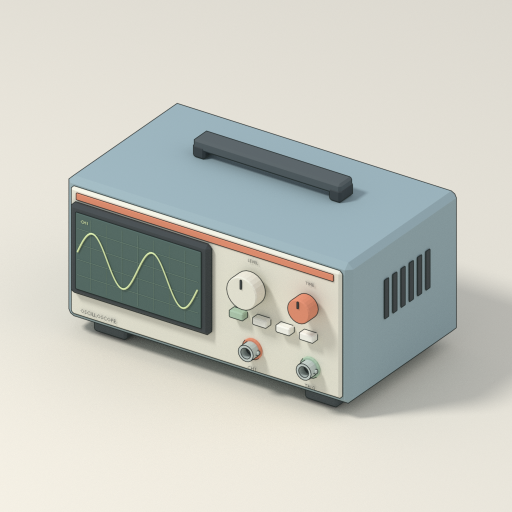
#> input picture generic/oscilloscope/previews/iso.png, 1024 x 1024 px, found by its file name (shown at 1/2 size)
$ python contact_sheet.py
#> lines starting #> are read from the running program, lines starting #| are printed output that depends on the picture
"""Layout unaltered rendered previews as a labeled evidence sheet (no image retouch)."""
from pathlib import Path
import json
from PIL import Image,ImageDraw,ImageFont
R=Path(__file__).resolve().parents[1]; OUT=R/'deliverables'; OUT.mkdir(exist_ok=True)
FONT='/usr/share/fonts/truetype/dejavu/DejaVuSans.ttf'; BOLD='/usr/share/fonts/truetype/dejavu/DejaVuSans-Bold.ttf'
def font(n,bold=False): return ImageFont.truetype(BOLD if bold else FONT,n)
ink=(43,53,52); bg=(241,236,224)
canvas=Image.new('RGB',(1800,1460),bg); d=ImageDraw.Draw(canvas)
#> after `canvas = Image.new('RGB', (1800, 1460), bg)`:
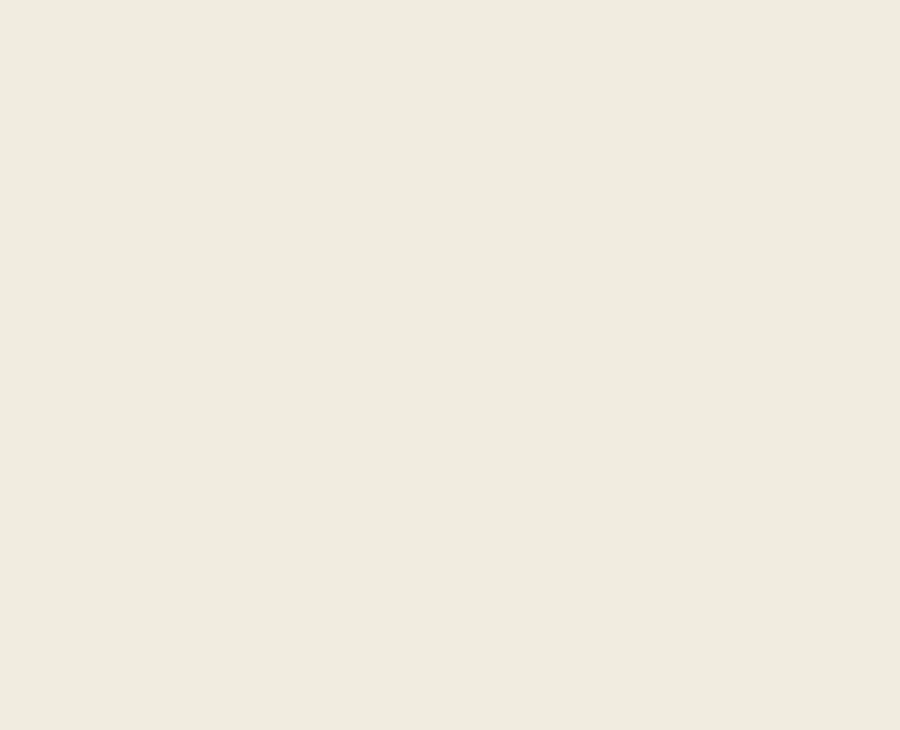
#> canvas: PIL image 1800x1460 RGB (shown at 1/2 size); mean R, G, B 241, 236, 224
d.text((60,38),'FIELD NOTES / 01',fill=ink,font=font(24,True)); d.text((60,78),'Generic hardware practice set',fill=ink,font=font(45,True))
d.text((62,140),'Original 3D assets  /  Blender + GLB  /  CPU-rendered orthographic views',fill=(92,99,93),font=font(21))
def tile(asset,xy,size):
#> called with asset = 'sample-scene', xy = (45, 205), size = 1140
 im=Image.open(R/'generic'/asset/'previews/iso.png').convert('RGB'); im=im.resize((size,size),Image.Resampling.LANCZOS);canvas.paste(im,xy)
#> after `canvas.paste(im, xy)`:
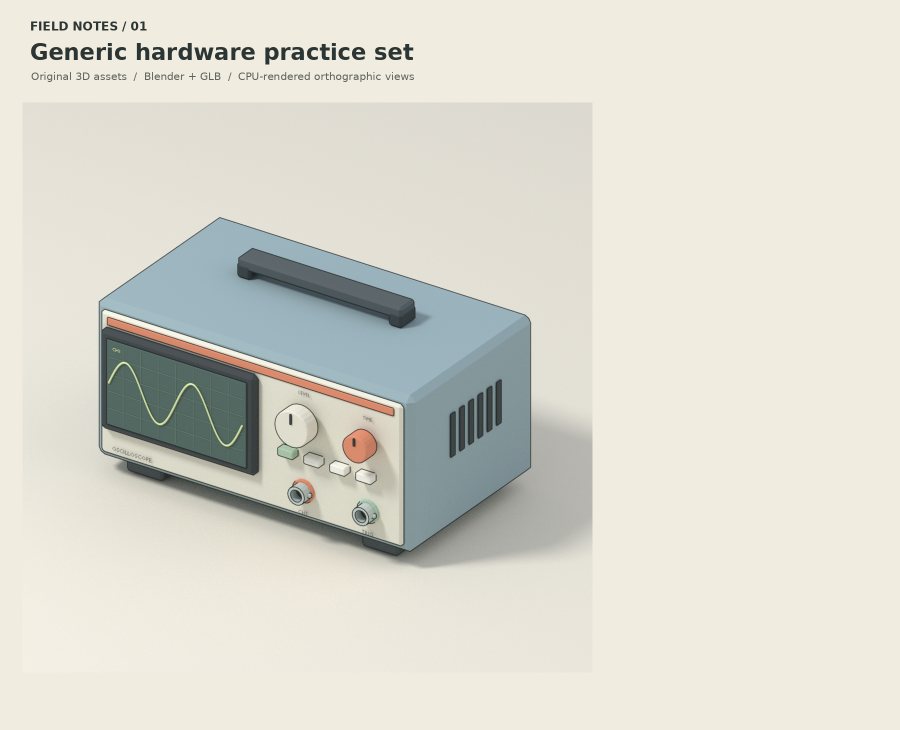
#> canvas: PIL image 1800x1460 RGB (shown at 1/2 size); mean R, G, B 218.6, 217, 207.3
tile('sample-scene',(45,205),1140)
for i,(a,title,subtitle) in enumerate([('oscilloscope','01  OSCILLOSCOPE','0.28 x 0.16 x 0.13 m body'),('trigger-controller','02  PULSE CONTROLLER','0.18 x 0.12 x 0.07 m body'),('signal-cable','03  SIGNAL CABLE','0.60 m centerline / 5 mm diameter')]):
 y=203+i*365;tile(a,(1250,y),310);d.text((1245,y+300),title,fill=ink,font=font(21,True));d.text((1245,y+330),subtitle,fill=(92,99,93),font=font(17))
#> call 2 of tile, with asset = 'oscilloscope', xy = (1250, 203), size = 310
#> in tile (call 2), `im = im.resize((size, size), Image.Resampling.LANCZOS)`:
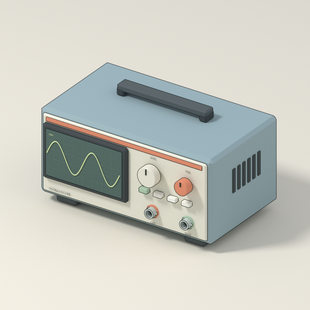
#> im: PIL image 310x310 RGB; mean R, G, B 198, 199.6, 192.1
d.line((60,1354,1740,1354),fill=(188,187,174),width=2)
d.text((60,1380),'Concept geometry only. Loose cable shown unplugged. Compatibility and electrical limits unknown.',fill=ink,font=font(20))
d.text((60,1413),'Freestyle outlines and studio presentation are Blender-only; GLB contains reusable static assets and semantic anchors.',fill=(92,99,93),font=font(17))
canvas.save(OUT/'contact-sheet.png',optimize=True)
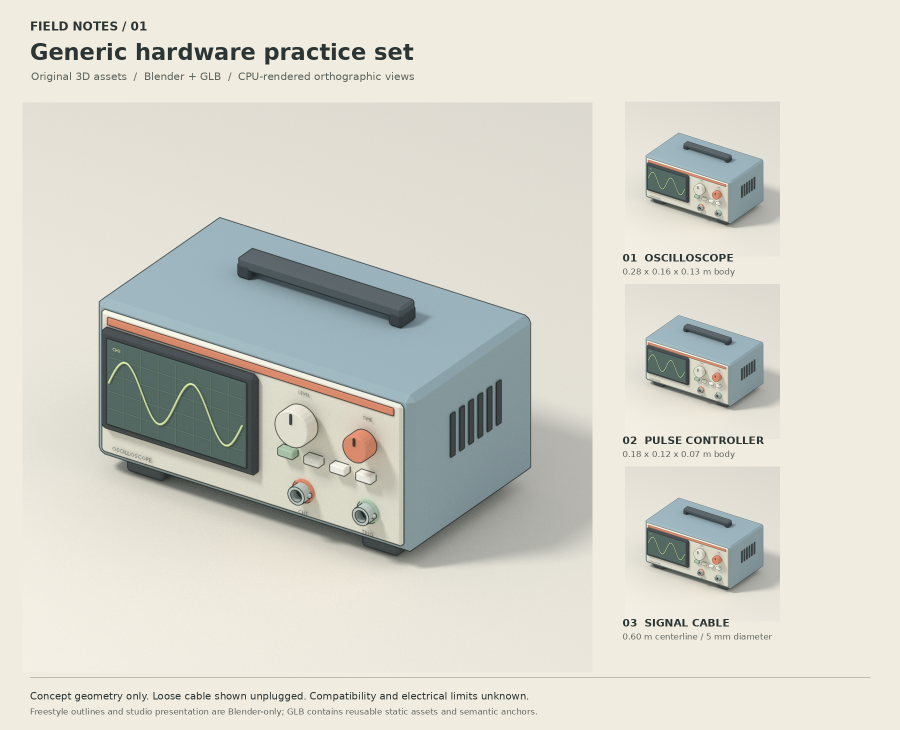
#> saved as contact-sheet.png: PIL image 1800x1460 RGB (shown at 1/2 size); mean R, G, B 212.9, 212.1, 202.9
# Separate 4x8 view grid for diagnostic review, every image is a true rendered file.
assets=['oscilloscope','trigger-controller','signal-cable','sample-scene'];views=['iso','neutral','wireframe','front','rear','left','right','top']
qa=Image.new('RGB',(2240,1310),bg);dq=ImageDraw.Draw(qa)
#> after `qa = Image.new('RGB', (2240, 1310), bg)`:
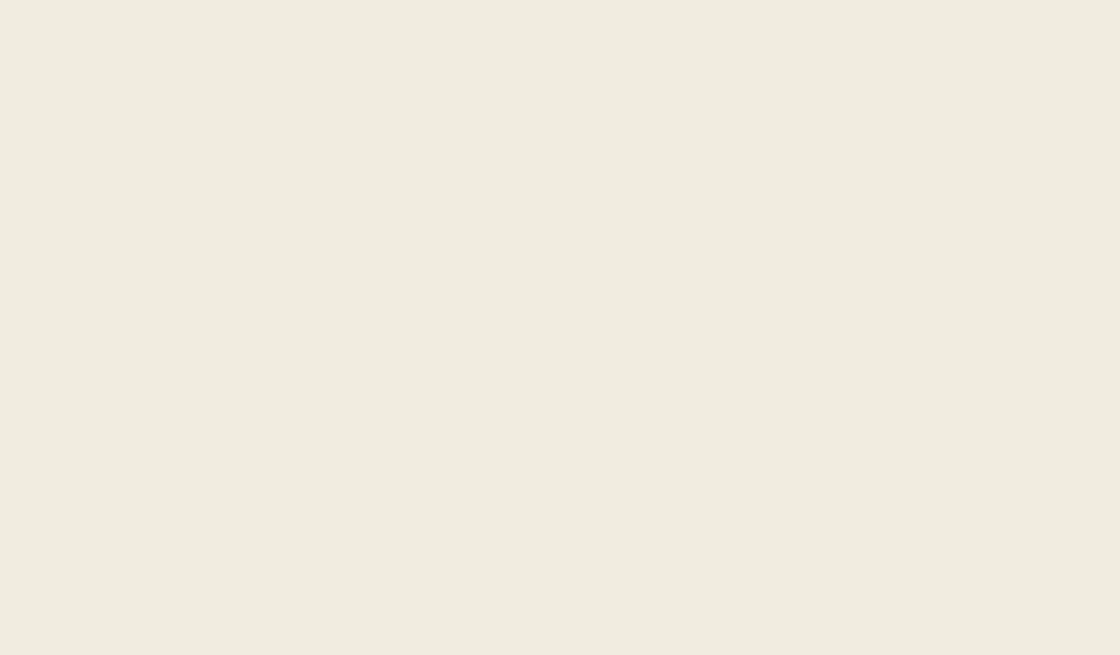
#> qa: PIL image 2240x1310 RGB (shown at 1/2 size); mean R, G, B 241, 236, 224
for row,a in enumerate(assets):
 y=45+row*315;dq.text((10,y-28),a,fill=ink,font=font(19,True))
 for col,v in enumerate(views):
  im=Image.open(R/'generic'/a/'previews'/f'{v}.png').convert('RGB').resize((274,274),Image.Resampling.LANCZOS);qa.paste(im,(col*280,y));dq.text((col*280+8,y+277),v,fill=ink,font=font(16))
#> (the run stopped early here; a loop or call above may not have finished)
